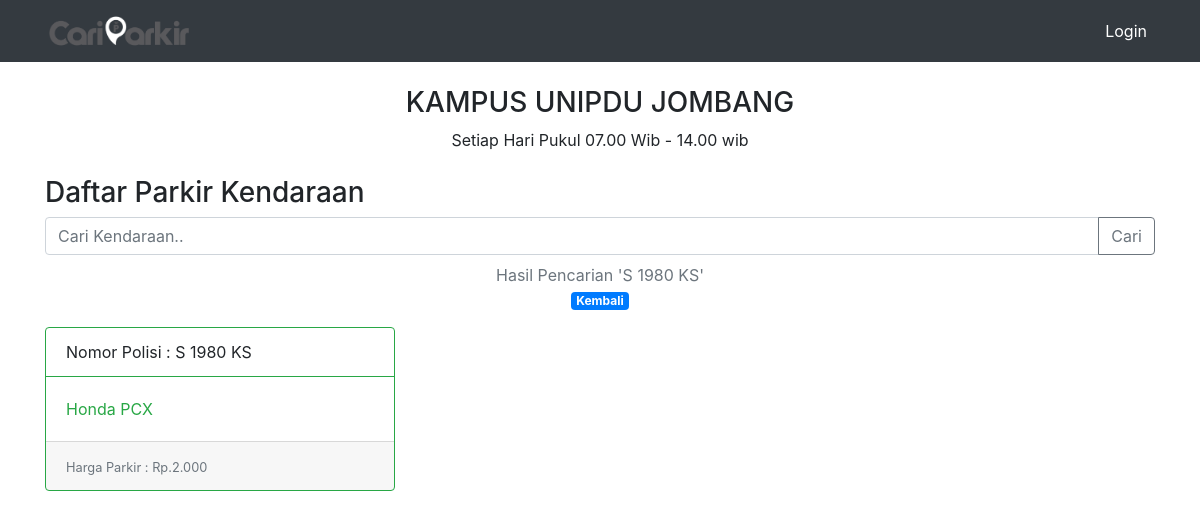
/parkir/index.php?cari=S 1980 KS, run on the app's committed database.
### tables this page shows
CREATE TABLE `kendaraan` (
  `id` int(11) NOT NULL,
  `nomor_polisi` varchar(10) DEFAULT NULL,
  `nama_kendaraan` varchar(50) DEFAULT NULL,
  `merk_kendaraan` varchar(20) DEFAULT NULL,
  `id_jenisKendaraan` int(11) DEFAULT NULL
);

CREATE TABLE `jeniskendaraan` (
  `id_jenisKendaraan` int(11) NOT NULL,
  `jenis_kendaraan` varchar(20) DEFAULT NULL,
  `harga` varchar(10) DEFAULT NULL
);

### parkir/config/config.php (called while the page is built, shortened)
<?php
function rupiah($angka)
{
    $rupiah = number_format($angka, 0, ',', '.');
    return $rupiah;
}
?>

### parkir/index.php (the view, shortened to what this page needs)
<!doctype html>
<html lang="en">
<head>
    <?php require_once('home/css.php'); ?>
</head>
<body>
    <?php require_once('home/nav.php'); ?>
    <div class="container">
    <center><h3 class="mt-4">KAMPUS UNIPDU JOMBANG</h3></center>
    <center><p>Setiap Hari Pukul 07.00 Wib - 14.00 wib</p></center>
        <h3 class="mt-4">Daftar Parkir Kendaraan
        </h3>
        <form action="index.php" method="get">
            <div class="input-group">
                <input type="text" class="form-control" placeholder="Cari Kendaraan.." name="cari" id="cari">
                <div class="input-group-append">
                    <input class="btn btn-outline-secondary" type="submit" id="tombolCari" value="Cari">
                </div>
            </div>
        </form>
        <div class="row text-center mt-2">
            <div class="col">
            <?php
            if(isset($_GET['cari'])){
                $cari = $_GET['cari'];
                echo "
                <div class='text-muted text-center'>Hasil Pencarian '$cari'</div>
                <a class='badge badge-primary' href='index.php'>Kembali</a>
                ";
            }
            ?>
            </div>
        </div>
        <div class="row mt-3">
            <?php
            include "config/config.php";
            if(isset($_GET['cari'])){
                $cari = $_GET['cari'];
                $data = mysqli_query($koneksi,"SELECT * FROM kendaraan JOIN jenisKendaraan ON kendaraan.id_jenisKendaraan = jenisKendaraan.id_jenisKendaraan WHERE nomor_polisi LIKE '%".$cari."%' OR nama_kendaraan LIKE '%".$cari."%' OR merk_kendaraan LIKE '%".$cari."%'");
            } else {
                $data = mysqli_query($koneksi,"SELECT * FROM kendaraan JOIN jenisKendaraan ON kendaraan.id_jenisKendaraan = jenisKendaraan.id_jenisKendaraan");
            }
            ?>
            <?php while ($kendaraan = mysqli_fetch_array($data)): ?>
            <div class="col-md-4">
                <div class="card border-success mb-3">
                    <div class="card-header bg-transparent border-success">Nomor Polisi : <?= $kendaraan['nomor_polisi']; ?></div>
                    <div class="card-body text-success">
                        <p class="card-text"><?= $kendaraan['merk_kendaraan']; ?> <?= $kendaraan['nama_kendaraan']; ?></p>
                    </div>
                    <div class="card-footer">
                        <small class="text-muted">Harga Parkir : Rp.<?= rupiah($kendaraan['harga']); ?></small>
                    </div>
                </div>
            </div>
            <?php endwhile; ?>
        </div>
    </div>
</body>
</html>

### data on the page
kendaraan: nomor_polisi "S 1980 KS", merk_kendaraan "Honda", nama_kendaraan "PCX", id_jenisKendaraan.harga "2.000"

### other printed values
$cari "S 1980 KS"
